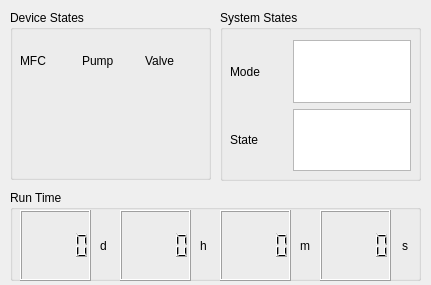
<?xml version="1.0" encoding="UTF-8"?>
<ui version="4.0">
 <class>forward</class>
 <widget class="QWidget" name="forward">
  <property name="geometry">
   <rect>
    <x>0</x>
    <y>0</y>
    <width>431</width>
    <height>285</height>
   </rect>
  </property>
  <property name="windowTitle">
   <string>Form</string>
  </property>
  <widget class="QGroupBox" name="groupBox">
   <property name="geometry">
    <rect>
     <x>10</x>
     <y>10</y>
     <width>201</width>
     <height>170</height>
    </rect>
   </property>
   <property name="title">
    <string>Device States</string>
   </property>
   <widget class="QWidget" name="horizontalLayoutWidget_3">
    <property name="geometry">
     <rect>
      <x>10</x>
      <y>30</y>
      <width>181</width>
      <height>41</height>
     </rect>
    </property>
    <layout class="QHBoxLayout" name="horizontalLayout_3">
     <item>
      <widget class="QLabel" name="label_6">
       <property name="text">
        <string>MFC</string>
       </property>
      </widget>
     </item>
     <item>
      <widget class="QLabel" name="label_5">
       <property name="text">
        <string>Pump</string>
       </property>
      </widget>
     </item>
     <item>
      <widget class="QLabel" name="label_4">
       <property name="text">
        <string>Valve</string>
       </property>
      </widget>
     </item>
    </layout>
   </widget>
   <widget class="QWidget" name="widget" native="true">
    <property name="geometry">
     <rect>
      <x>10</x>
      <y>70</y>
      <width>51</width>
      <height>51</height>
     </rect>
    </property>
   </widget>
   <widget class="QWidget" name="widget_3" native="true">
    <property name="geometry">
     <rect>
      <x>75</x>
      <y>70</y>
      <width>51</width>
      <height>51</height>
     </rect>
    </property>
   </widget>
   <widget class="QWidget" name="widget_2" native="true">
    <property name="geometry">
     <rect>
      <x>140</x>
      <y>70</y>
      <width>51</width>
      <height>51</height>
     </rect>
    </property>
   </widget>
  </widget>
  <widget class="QGroupBox" name="groupBox_3">
   <property name="geometry">
    <rect>
     <x>220</x>
     <y>10</y>
     <width>201</width>
     <height>171</height>
    </rect>
   </property>
   <property name="title">
    <string>System States</string>
   </property>
   <widget class="QWidget" name="gridLayoutWidget_4">
    <property name="geometry">
     <rect>
      <x>10</x>
      <y>30</y>
      <width>181</width>
      <height>131</height>
     </rect>
    </property>
    <layout class="QGridLayout" name="gridLayout_4">
     <item row="0" column="1">
      <widget class="QTextBrowser" name="textBrowser"/>
     </item>
     <item row="0" column="0">
      <widget class="QLabel" name="label">
       <property name="text">
        <string>Mode        </string>
       </property>
      </widget>
     </item>
     <item row="1" column="0">
      <widget class="QLabel" name="label_3">
       <property name="text">
        <string>State</string>
       </property>
      </widget>
     </item>
     <item row="1" column="1">
      <widget class="QTextBrowser" name="textBrowser_2"/>
     </item>
    </layout>
   </widget>
  </widget>
  <widget class="QGroupBox" name="groupBox_2">
   <property name="geometry">
    <rect>
     <x>10</x>
     <y>190</y>
     <width>411</width>
     <height>91</height>
    </rect>
   </property>
   <property name="title">
    <string>Run Time</string>
   </property>
   <widget class="QLCDNumber" name="lcdNumber">
    <property name="geometry">
     <rect>
      <x>10</x>
      <y>20</y>
      <width>71</width>
      <height>71</height>
     </rect>
    </property>
   </widget>
   <widget class="QLabel" name="label_2">
    <property name="geometry">
     <rect>
      <x>90</x>
      <y>30</y>
      <width>16</width>
      <height>51</height>
     </rect>
    </property>
    <property name="text">
     <string>d</string>
    </property>
   </widget>
   <widget class="QLCDNumber" name="lcdNumber_2">
    <property name="geometry">
     <rect>
      <x>110</x>
      <y>20</y>
      <width>71</width>
      <height>71</height>
     </rect>
    </property>
   </widget>
   <widget class="QLabel" name="label_7">
    <property name="geometry">
     <rect>
      <x>190</x>
      <y>30</y>
      <width>16</width>
      <height>51</height>
     </rect>
    </property>
    <property name="text">
     <string>h</string>
    </property>
   </widget>
   <widget class="QLCDNumber" name="lcdNumber_3">
    <property name="geometry">
     <rect>
      <x>210</x>
      <y>20</y>
      <width>71</width>
      <height>71</height>
     </rect>
    </property>
   </widget>
   <widget class="QLCDNumber" name="lcdNumber_4">
    <property name="geometry">
     <rect>
      <x>310</x>
      <y>20</y>
      <width>71</width>
      <height>71</height>
     </rect>
    </property>
   </widget>
   <widget class="QLabel" name="label_8">
    <property name="geometry">
     <rect>
      <x>290</x>
      <y>30</y>
      <width>16</width>
      <height>51</height>
     </rect>
    </property>
    <property name="text">
     <string>m</string>
    </property>
   </widget>
   <widget class="QLabel" name="label_9">
    <property name="geometry">
     <rect>
      <x>392</x>
      <y>30</y>
      <width>16</width>
      <height>51</height>
     </rect>
    </property>
    <property name="statusTip">
     <string extracomment="seconds"/>
    </property>
    <property name="text">
     <string>s</string>
    </property>
   </widget>
  </widget>
 </widget>
 <resources/>
 <connections/>
</ui>
